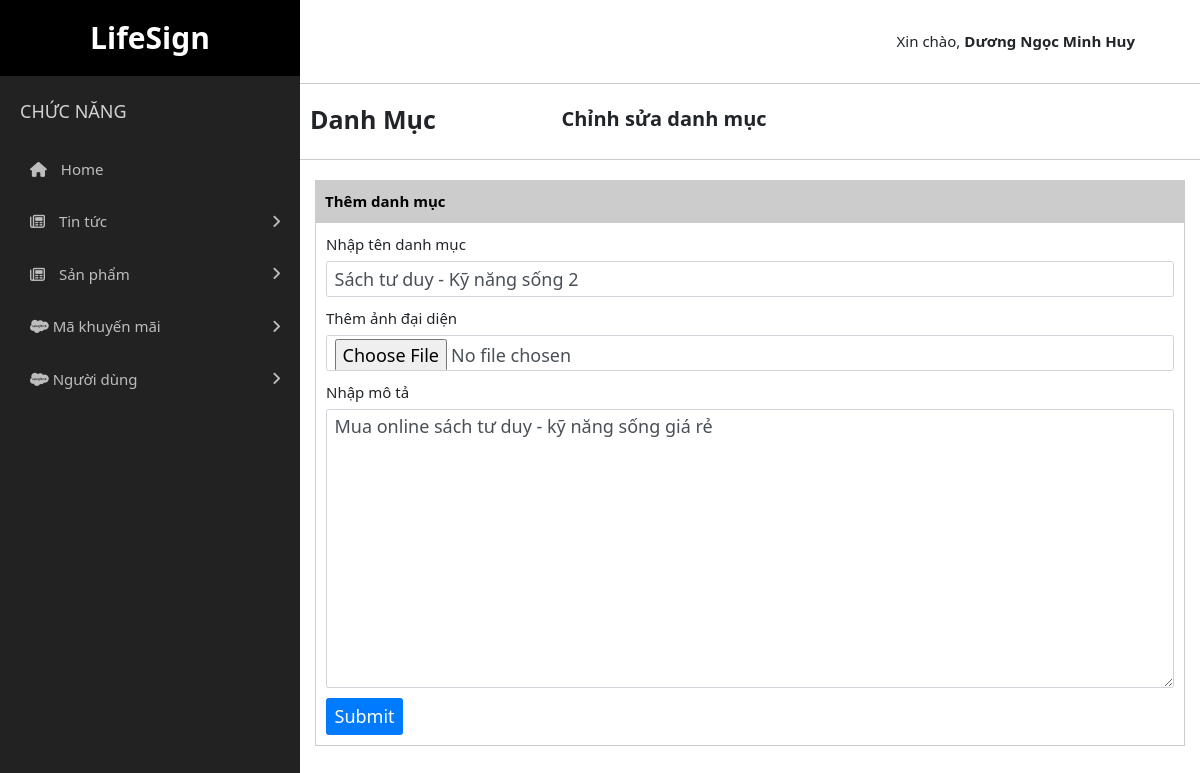
Screenshot of /admin.php?c=san_pham&a=edit_danh_muc&id=10 (signed in) with the database file from the repository.
### tables this page shows
CREATE TABLE `danhmuc_sp` (
  `Id_dm_sp` int(11) NOT NULL,
  `tieu_de` varchar(255) NOT NULL,
  `noi_dung` text NOT NULL,
  `img` varchar(255) NOT NULL
);

### admin/controller/san_phamController.php (called while the page is built, shortened)
<?php
class san_phamController
{
    private $dm_san_phamModel;
    function __construct()
    {
        $this->dm_san_phamModel = model('dm_san_phamModel');
    }
    public function edit_danh_muc()
    {
        $id_dm_sp = $_GET['id'];
        $dataDM = $this->dm_san_phamModel->get_dm_sp_one($id_dm_sp);
        $list_dm_sp = $this->list_danh_muc();
        view('san_pham/editView', 'admin', [
            'list_dm_sp' => $list_dm_sp,
            'dataDM' => $dataDM
        ]);
    }
    private function list_danh_muc()
    {
        return $this->dm_san_phamModel->get_dm_sp_all();
    }
}

### core/router.php (called while the page is built, shortened)
<?php
function routerAdmin($controller, $action){
    $controllerObj = new $controller();
    $controllerObj->{$action}();
}

### core/DB.php (called while the page is built, shortened)
<?php
class DB
{
    public $con;
    private $severName = 'localhost';
    private $databaseName = 'duan1_nhom3';
    private $userName = 'root';
    private $password = '';
    function __construct()
    {
        $this->con = new mysqli($this->severName, $this->userName, $this->password, $this->databaseName);
    }
    public function getDataOne($sql)
    {
        $datas = $this->con->query($sql);
        return $datas->fetch_array();
    }
}

### model/dm_san_phamModel.php (called while the page is built, shortened)
<?php
class dm_san_phamModel extends DB
{
    function get_dm_sp_one($id_dm_sp)
    {
        $sql = "SELECT * from danhmuc_sp where id_dm_sp=$id_dm_sp";
        return $this->getDataOne($sql);
    }
}

### admin/view/san_pham/editView.php (the view, shortened to what this page needs)
<div class="listNew">
    <div class="listNew__header">
        <div class="chucNang__header-khung">
            <h3 class="chucNang__header-h3">
                Danh Mục
            </h3>
            <div class="chucNang__header-kCn">
                <h4 class="chucNang__header-h4">Chỉnh sửa danh mục</h4>
            </div>
        </div>
    </div>
    <div class="listNew__main">
        <div class="listSP__item">
            <button class="listNew__btn" type="button">Thêm danh mục</button>
            <div class="listNew__khung">
                <form action="?c=san_pham&a=edit_danh_muc&id=<?= $_GET['id'] ?>" enctype="multipart/form-data" method="post">
                    <div class="form-group">
                        <label>Nhập tên danh mục</label>
                        <input required type="text" value="<?= $data['dataDM']['tieu_de'] ?>" class="form-control" placeholder="Tên danh mục" name="tieu_de">
                    </div>
                    <div class="form-group">
                        <label>Thêm ảnh đại diện</label>
                        <input type="file" class="form-control" name="img">
                    </div>
                    <div class="form-group">
                        <label>Nhập mô tả</label>
                        <textarea required name="noi_dung" id="mota" class="form-control" cols="30" rows="10" class><?= $data['dataDM']['noi_dung'] ?></textarea>
                    </div>
                    <button name="btn-submit-dm" type="submit" class="btn btn-primary">Submit</button>
                </form>
            </div>
        </div>
    </div>
</div>

### public/admin/css/style.css (style rules this page uses)
* { box-sizing: border-box; }
html { font-size: 62.5%; }
body { font-size: 1.5rem; font-family: 'Segoe UI', Tahoma, Geneva, Verdana, sans-serif; font-weight: 400; max-width: 100%; }
div { width: 100%; }
.listNew__header { border-bottom: 1px solid #ccc; padding: 2rem 1rem; }
.chucNang__header-khung { display: flex; align-items: center; }
.chucNang__header-h3 { width: 40%; font-size: 2.5rem; font-weight: 700; }
.chucNang__header-h4 { font-size: 2rem; font-weight: 600; }
.listNew__main { display: flex; align-items: flex-start; }
.listSP__item { max-width: 100%; flex: 0 0 100%; margin-top: 2rem; padding: 0 1.5rem; margin-bottom: 2rem; }
.listNew__btn { border: none; background-color: #ccc; outline: none; padding: 1rem; text-align: left; width: 100%; font-weight: 600; transition: .2s all linear; }
.listNew__khung { padding: 1rem; border: 1px solid #ccc; overflow: hidden; display: block; }
.listNew__khung input, .listNew__khung textarea, .listNew__khung button { font-size: large; }

### rows the page displays
danhmuc_sp: tieu_de "Sách tư duy - Kỹ năng sống 2", noi_dung "Mua online sách tư duy - kỹ năng sống giá rẻ"

### other values shown
$_SESSION['login'][2] "Dương Ngọc Minh Huy"
